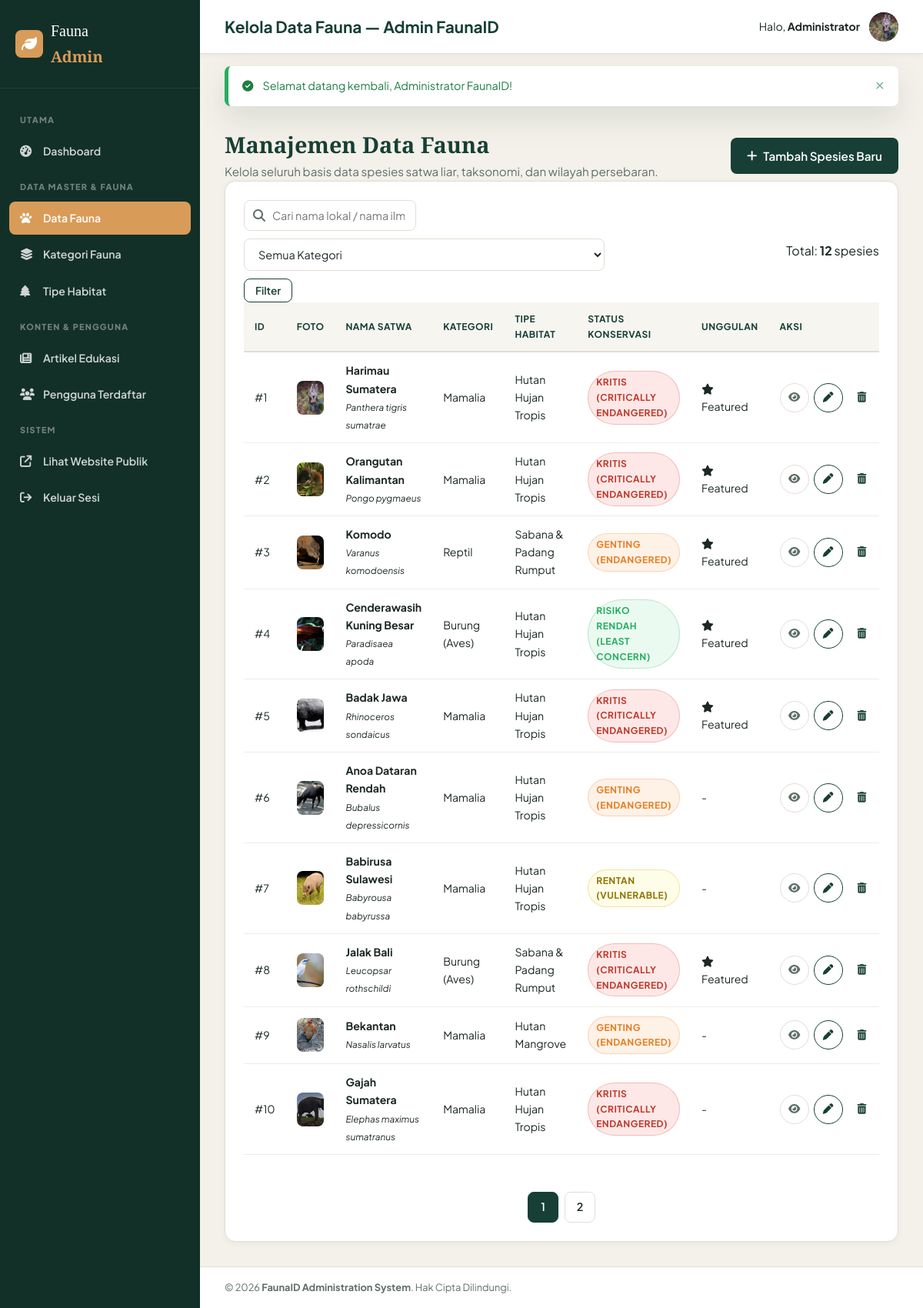
The page /admin/fauna (signed in) on the database its author committed.
### tables this page shows
CREATE TABLE `fauna` (
  `id` INT AUTO_INCREMENT PRIMARY KEY,
  `nama_lokal` VARCHAR(150) NOT NULL,
  `nama_ilmiah` VARCHAR(150) NOT NULL,
  `kategori_id` INT NOT NULL,
  `habitat_id` INT NOT NULL,
  `status_konservasi` VARCHAR(100) NOT NULL,
  `deskripsi` LONGTEXT NOT NULL,
  `karakteristik` TEXT NULL,
  `makanan` TEXT NULL,
  `populasi_estimasi` VARCHAR(100) NULL,
  `is_featured` TINYINT(1) DEFAULT 0,
  `created_at` TIMESTAMP DEFAULT CURRENT_TIMESTAMP,
  `updated_at` TIMESTAMP DEFAULT CURRENT_TIMESTAMP ON UPDATE CURRENT_TIMESTAMP,
  CONSTRAINT `fk_fauna_category` FOREIGN KEY (`kategori_id`) REFERENCES `categories` (`id`) ON DELETE CASCADE,
  CONSTRAINT `fk_fauna_habitat` FOREIGN KEY (`habitat_id`) REFERENCES `habitats` (`id`) ON DELETE CASCADE
);

CREATE TABLE `categories` (
  `id` INT AUTO_INCREMENT PRIMARY KEY,
  `nama_kategori` VARCHAR(100) NOT NULL,
  `slug` VARCHAR(100) NOT NULL UNIQUE,
  `deskripsi` TEXT NULL,
  `ikon` VARCHAR(50) NULL,
  `created_at` TIMESTAMP DEFAULT CURRENT_TIMESTAMP
);

CREATE TABLE `habitats` (
  `id` INT AUTO_INCREMENT PRIMARY KEY,
  `nama_habitat` VARCHAR(100) NOT NULL,
  `deskripsi` TEXT NULL,
  `created_at` TIMESTAMP DEFAULT CURRENT_TIMESTAMP
);

### app/core/Controller.php (called while the page is built, shortened)
<?php
class Controller {
    protected function view(string $view, array $data = []): void {
        extract($data);
        $viewPath = APP_PATH . '/views/' . str_replace('.', '/', $view) . '.php';
        require_once $viewPath;
    }
    protected function model(string $model): Model {
        $modelPath = APP_PATH . '/models/' . $model . '.php';
        return new $model();
    }
}

### app/controllers/AdminController.php (called while the page is built, shortened)
<?php
require_once APP_PATH . '/core/Controller.php';
class AdminController extends Controller {
    public function fauna(): void {
        $faunaModel = $this->model('FaunaModel');
        $categoryModel = $this->model('CategoryModel');
        $search = trim($_GET['q'] ?? '');
        $categoryId = trim($_GET['category'] ?? '');
        $filters = [
            'search'   => $search,
            'category' => $categoryId
        ];
        $page = max(1, (int)($_GET['page'] ?? 1));
        $perPage = 10;
        $totalItems = $faunaModel->countAll($filters);
        $totalPages = max(1, ceil($totalItems / $perPage));
        $offset = ($page - 1) * $perPage;
        $faunaList = $faunaModel->getAll($filters, $perPage, $offset);
        $data = [
            'title' => 'Kelola Data Fauna — Admin FaunaID',
            'faunaList' => $faunaList,
            'categories' => $categoryModel->getAll(),
            'search' => $search,
            'categoryId' => $categoryId,
            'pagination' => [
                'currentPage' => $page,
                'totalPages'  => $totalPages,
                'totalItems'  => $totalItems,
                'perPage'     => $perPage
            ]
        ];
        $this->view('admin.fauna.index', $data);
    }
}

### public/index.php (called while the page is built, shortened)
<?php
require_once dirname(__DIR__) . '/app/config/Database.php';
require_once dirname(__DIR__) . '/app/core/Helper.php';
$app = new App();

### app/core/Helper.php (called while the page is built, shortened)
<?php
if (!function_exists('url')) {
    function url(string $path = ''): string {
        $path = ltrim($path, '/');
        return empty($path) ? BASE_URL : BASE_URL . '/' . $path;
    }
}
if (!function_exists('uploadUrl')) {
    function uploadUrl(?string $filename, string $fallback = 'fauna_1_tiger_sumatra_1.jpg'): string {
        $localPath = PUBLIC_PATH . DIRECTORY_SEPARATOR . 'uploads' . DIRECTORY_SEPARATOR . $filename;
        if (file_exists($localPath)) {
            return BASE_URL . '/uploads/' . $filename;
        }
        return $fallback;
    }
}
if (!function_exists('e')) {
    function e(?string $str): string {
        return htmlspecialchars((string)$str, ENT_QUOTES, 'UTF-8');
    }
}
if (!function_exists('getStatusBadgeClass')) {
    function getStatusBadgeClass(string $status): string {
        $statusLower = strtolower($status);
        if (str_contains($statusLower, 'kritis') || str_contains($statusLower, 'critically')) {
            return 'badge-critical';
        }
        if (str_contains($statusLower, 'genting') || str_contains($statusLower, 'endangered')) {
            return 'badge-endangered';
        }
        if (str_contains($statusLower, 'rentan') || str_contains($statusLower, 'vulnerable')) {
            return 'badge-vulnerable';
        }
        return 'badge-least-concern';
    }
}

### app/config/Database.php (called while the page is built, shortened)
<?php
class Database {
    private static ?PDO $instance = null;
    public static function getConnection(): PDO {
        if (self::$instance !== null) {
            return self::$instance;
        }
        $host = DB_HOST;
        $port = DB_PORT;
        $db   = DB_NAME;
        $user = DB_USER;
        $pass = DB_PASS;
        try {
            $dsn = "mysql:host={$host};port={$port};charset=utf8mb4";
            $options = [
                PDO::ATTR_ERRMODE => PDO::ERRMODE_EXCEPTION,
                PDO::ATTR_DEFAULT_FETCH_MODE => PDO::FETCH_ASSOC,
                PDO::ATTR_EMULATE_PREPARES => false,
                PDO::ATTR_TIMEOUT => 2
            ];
            $pdo = new PDO($dsn, $user, $pass, $options);
            $stmt = $pdo->query("SHOW DATABASES LIKE '{$db}'");
            $exists = $stmt->fetch();
            if (!$exists) {
                $pdo->exec("CREATE DATABASE IF NOT EXISTS `{$db}` CHARACTER SET utf8mb4 COLLATE utf8mb4_unicode_ci");
                $pdo->exec("USE `{$db}`");
                $schemaFile = ROOT_PATH . '/database/schema.sql';
                if (file_exists($schemaFile)) {
                    $sql = file_get_contents($schemaFile);
                    $pdo->exec($sql);
                }
            } else {
                $pdo->exec("USE `{$db}`");
            }
            self::$instance = $pdo;
            return self::$instance;
        } catch (PDOException $e) {
            $sqliteDir = ROOT_PATH . DIRECTORY_SEPARATOR . 'database';
            if (!is_dir($sqliteDir)) {
                mkdir($sqliteDir, 0777, true);
            }
            $sqlitePath = $sqliteDir . DIRECTORY_SEPARATOR . 'fauna_id.sqlite';
            $isNew = !file_exists($sqlitePath) || filesize($sqlitePath) === 0;
            try {
                $pdo = new PDO("sqlite:" . $sqlitePath, null, null, [
                    PDO::ATTR_ERRMODE => PDO::ERRMODE_EXCEPTION,
                    PDO::ATTR_DEFAULT_FETCH_MODE => PDO::FETCH_ASSOC
                ]);
                $pdo->exec("PRAGMA foreign_keys = ON;");
                self::$instance = $pdo;
                self::$driver = 'sqlite';
                if ($isNew) {
                    self::initSqliteDatabase($pdo);
                }
                return self::$instance;
            } catch (Exception $sqle) {
                die("Gagal menghubungkan ke Database: " . $sqle->getMessage());
            }
        }
    }
}

### app/core/Model.php (called while the page is built, shortened)
<?php
class Model {
    protected PDO $db;
    public function __construct() {
        $this->db = Database::getConnection();
    }
    protected function query(string $sql, array $params = []): PDOStatement {
        $stmt = $this->db->prepare($sql);
        $stmt->execute($params);
        return $stmt;
    }
    protected function fetchAll(string $sql, array $params = []): array {
        return $this->query($sql, $params)->fetchAll();
    }
}

### app/models/FaunaModel.php (called while the page is built, shortened)
<?php
require_once APP_PATH . '/core/Model.php';
class FaunaModel extends Model {
    public function getAll(array $filters = [], int $limit = 0, int $offset = 0): array {
        $params = [];
        $where = ["1=1"];
        $whereClause = implode(' AND ', $where);
        $sort = "f.created_at DESC";
        $sql = "SELECT f.*,
                       c.nama_kategori, c.slug AS kategori_slug,
                       h.nama_habitat,
                       (SELECT fi.image_url FROM fauna_images fi WHERE fi.fauna_id = f.id ORDER BY fi.is_primary DESC, fi.id ASC LIMIT 1) AS primary_image
                FROM fauna f
                LEFT JOIN categories c ON f.kategori_id = c.id
                LEFT JOIN habitats h ON f.habitat_id = h.id
                WHERE {$whereClause}
                ORDER BY {$sort}";
        if ($limit > 0) {
            $sql .= " LIMIT {$limit} OFFSET {$offset}";
        }
        return $this->fetchAll($sql, $params);
    }
}

### app/views/admin/fauna/index.php (the view, shortened to what this page needs)
<?php require_once APP_PATH . '/views/layouts/admin_header.php'; ?>
<div class="admin-page-header">
    <div>
        <h1 class="admin-page-title">Manajemen Data Fauna</h1>
        <p class="admin-page-subtitle">Kelola seluruh basis data spesies satwa liar, taksonomi, dan wilayah persebaran.</p>
    </div>
    <div>
        <a href="<?= url('admin/fauna-create') ?>" class="btn btn-primary">
            <i class="fa-solid fa-plus"></i> Tambah Spesies Baru
        </a>
    </div>
</div>
<div class="admin-panel-card mt-4">
    <div class="admin-toolbar-flex">
        <form action="<?= url('admin/fauna') ?>" method="GET" class="admin-search-form">
            <div class="input-with-icon">
                <i class="fa-solid fa-magnifying-glass"></i>
                <input type="text" name="q" value="<?= e($search) ?>" placeholder="Cari nama lokal / nama ilmiah..." class="form-control form-control-sm">
            </div>
            <select name="category" class="form-select form-select-sm" onchange="this.form.submit()">
                <option value="">Semua Kategori</option>
            </select>
            <button type="submit" class="btn btn-outline-primary btn-sm">Filter</button>
        </form>
        <div class="admin-toolbar-meta">
            Total: <strong><?= $pagination['totalItems'] ?></strong> spesies
        </div>
    </div>
    <div class="table-responsive mt-3">
        <table class="admin-table">
            <thead>
                <tr>
                    <th width="60">ID</th>
                    <th>Foto</th>
                    <th>Nama Satwa</th>
                    <th>Kategori</th>
                    <th>Tipe Habitat</th>
                    <th>Status Konservasi</th>
                    <th>Unggulan</th>
                    <th width="150" class="text-center">Aksi</th>
                </tr>
            </thead>
            <tbody>
                <?php if (empty($faunaList)): ?>
                    <tr>
                        <td colspan="8" class="text-center py-4 text-muted">
                            Tidak ada data fauna yang sesuai dengan filter pencarian.
                        </td>
                    </tr>
                <?php else: ?>
                    <?php foreach ($faunaList as $f): ?>
                        <tr>
                            <td>#<?= $f['id'] ?></td>
                            <td>
                                <img src="<?= uploadUrl($f['primary_image']) ?>" alt="" class="table-thumb">
                            </td>
                            <td>
                                <strong><?= e($f['nama_lokal']) ?></strong>
                                <small class="d-block text-muted"><em><?= e($f['nama_ilmiah']) ?></em></small>
                            </td>
                            <td><?= e($f['nama_kategori']) ?></td>
                            <td><?= e($f['nama_habitat']) ?></td>
                            <td>
                                <span class="status-badge <?= getStatusBadgeClass($f['status_konservasi']) ?>">
                                    <?= e($f['status_konservasi']) ?>
                                </span>
                            </td>
                            <td>
                                <?php if (!empty($f['is_featured'])): ?>
                                    <span class="badge badge-success"><i class="fa-solid fa-star"></i> Featured</span>
                                <?php else: ?>
                                    <span class="text-muted">-</span>
                                <?php endif; ?>
                            </td>
                            <td class="text-center">
                                <div class="action-btn-group">
                                    <a href="<?= url('fauna/detail/' . $f['id']) ?>" target="_blank" class="btn btn-icon btn-sm btn-outline-secondary" title="Lihat di Web">
                                        <i class="fa-solid fa-eye"></i>
                                    </a>
                                    <a href="<?= url('admin/fauna-edit/' . $f['id']) ?>" class="btn btn-icon btn-sm btn-outline-primary" title="Edit">
                                        <i class="fa-solid fa-pen"></i>
                                    </a>
                                    <a href="<?= url('admin/fauna-delete/' . $f['id']) ?>" class="btn btn-icon btn-sm btn-outline-danger" title="Hapus" onclick="return confirm('Apakah Anda yakin ingin menghapus data spesies <?= e($f['nama_lokal']) ?>?');">
                                        <i class="fa-solid fa-trash-can"></i>
                                    </a>
                                </div>
                            </td>
                        </tr>
                    <?php endforeach; ?>
                <?php endif; ?>
            </tbody>
        </table>
    </div>
    <?php if ($pagination['totalPages'] > 1): ?>
        <div class="pagination-wrapper mt-4">
            <?php for ($p = 1; $p <= $pagination['totalPages']; $p++): ?>
                <a href="<?= url('admin/fauna?page=' . $p . (!empty($search) ? '&q=' . urlencode($search) : '') . (!empty($categoryId) ? '&category=' . $categoryId : '')) ?>" class="page-link <?= ($p == $pagination['currentPage']) ? 'active' : '' ?>">
                    <?= $p ?>
                </a>
            <?php endfor; ?>
        </div>
    <?php endif; ?>
</div>
<?php require_once APP_PATH . '/views/layouts/admin_footer.php'; ?>

### rows shown on the page
fauna: id "1", shows a picture, nama_lokal "Harimau Sumatera", nama_ilmiah "Panthera tigris sumatrae", kategori.nama_kategori "Mamalia", habitat.nama_habitat "Hutan Hujan Tropis", status_konservasi "KRITIS (CRITICALLY ENDANGERED)", is_featured 1 (drawn)
fauna: id "2", shows a picture, nama_lokal "Orangutan Kalimantan", nama_ilmiah "Pongo pygmaeus", kategori.nama_kategori "Mamalia", habitat.nama_habitat "Hutan Hujan Tropis", status_konservasi "KRITIS (CRITICALLY ENDANGERED)", is_featured 1 (drawn)
fauna: id "3", shows a picture, nama_lokal "Komodo", nama_ilmiah "Varanus komodoensis", kategori.nama_kategori "Reptil", habitat.nama_habitat "Sabana & Padang Rumput", status_konservasi "GENTING (ENDANGERED)", is_featured 1 (drawn)
fauna: id "4", shows a picture, nama_lokal "Cenderawasih Kuning Besar", nama_ilmiah "Paradisaea apoda", kategori.nama_kategori "Burung (Aves)", habitat.nama_habitat "Hutan Hujan Tropis", status_konservasi "RISIKO RENDAH (LEAST CONCERN)", is_featured 1 (drawn)
fauna: id "5", shows a picture, nama_lokal "Badak Jawa", nama_ilmiah "Rhinoceros sondaicus", kategori.nama_kategori "Mamalia", habitat.nama_habitat "Hutan Hujan Tropis", status_konservasi "KRITIS (CRITICALLY ENDANGERED)", is_featured 1 (drawn)
fauna: id "6", shows a picture, nama_lokal "Anoa Dataran Rendah", nama_ilmiah "Bubalus depressicornis", kategori.nama_kategori "Mamalia", habitat.nama_habitat "Hutan Hujan Tropis", status_konservasi "GENTING (ENDANGERED)"
fauna: id "7", shows a picture, nama_lokal "Babirusa Sulawesi", nama_ilmiah "Babyrousa babyrussa", kategori.nama_kategori "Mamalia", habitat.nama_habitat "Hutan Hujan Tropis", status_konservasi "RENTAN (VULNERABLE)"
fauna: id "8", shows a picture, nama_lokal "Jalak Bali", nama_ilmiah "Leucopsar rothschildi", kategori.nama_kategori "Burung (Aves)", habitat.nama_habitat "Sabana & Padang Rumput", status_konservasi "KRITIS (CRITICALLY ENDANGERED)", is_featured 1 (drawn)
fauna: id "9", shows a picture, nama_lokal "Bekantan", nama_ilmiah "Nasalis larvatus", kategori.nama_kategori "Mamalia", habitat.nama_habitat "Hutan Mangrove", status_konservasi "GENTING (ENDANGERED)"
fauna: id "10", shows a picture, nama_lokal "Gajah Sumatera", nama_ilmiah "Elephas maximus sumatranus", kategori.nama_kategori "Mamalia", habitat.nama_habitat "Hutan Hujan Tropis", status_konservasi "KRITIS (CRITICALLY ENDANGERED)"

### other values the page prints
$title "Kelola Data Fauna — Admin FaunaID"
explode(' ', auth()['nama'])[0] "Administrator"
getFlash('success') "Selamat datang kembali, Administrator FaunaID!"
$pagination['totalItems'] "12"
